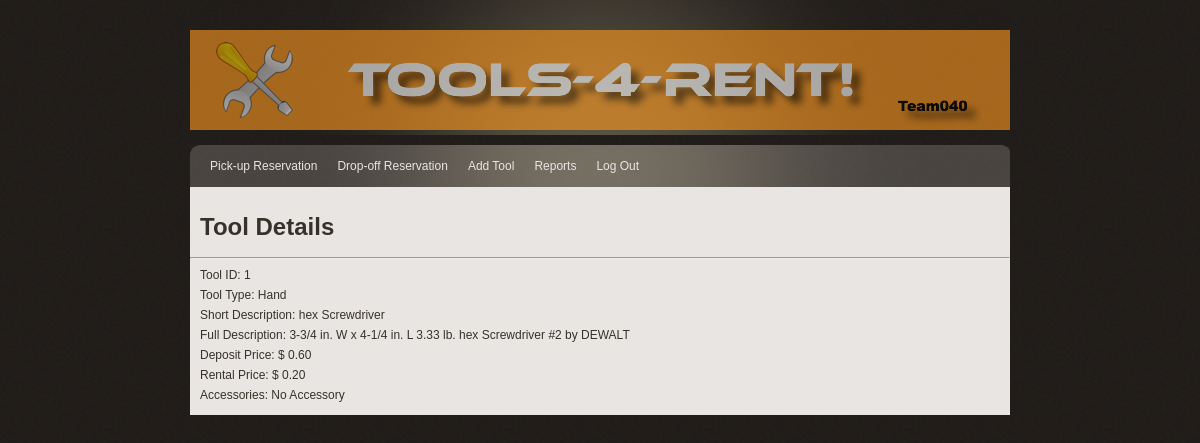
The app's page /Pickup_Tooldetail.php?tool_id=1 with its own data.
### tables this page shows
CREATE TABLE SubType(
	sub_type_name varchar(50) NOT NULL,
	category_name varchar(50) NOT NULL,
    sub_option varchar(50) NOT NULL,
	CONSTRAINT SubTypeID PRIMARY KEY (Sub_Type_name,sub_option)
);

CREATE TABLE Tool (
	tool_id int NOT NULL AUTO_INCREMENT,   
	clerk_id int NOT NULL,
	length FLOAT NOT NULL,
	width_diameter FLOAT NOT NULL,
	weight FLOAT NULL,
	original_price decimal(15,2) NOT NULL,
	power_source varchar(50) NOT NULL,
	manufacturer varchar(50) NOT NULL,
	sub_option varchar(50) NOT NULL,
	material varchar(50) NULL,
	sub_type_name varchar(50) NOT NULL,
    quantity int not null default 1,
CONSTRAINT ToolID PRIMARY KEY (tool_id)
);

CREATE TABLE Screwdriver(
	tool_id int NOT NULL,
	screw_size int NOT NULL,
 CONSTRAINT ScrewdriverID PRIMARY KEY (tool_id)
 );

### Pickup_Tooldetail.php (the view, shortened to what this page needs)
<?php
include('lib/common.php');
?>
<?php
function dec2frac($f) {
    $base = floor($f);
    if ($base) {
        $out = $base. "-";
        $f = $f - $base;
    }
    else $out="";
    if ($f != 0) {
        $d = 1;
        while (fmod($f, 1) != 0.0) {
            $f *= 2;
            $d *= 2;
        }
        $n = sprintf('%.0f', $f);
        $d = sprintf('%.0f', $d);
        $out =$out.$n . '/' . $d;
    } else{
        $out=substr($out,0,strlen($out)-1);
    }
    return $out;
}
$tool_id = $_REQUEST['tool_id'];
$sql1="SELECT ST.category_name,
(CASE WHEN T.power_source='manual'
                   THEN CONCAT(T.sub_option,' ',T.sub_type_name)
                   ELSE CONCAT(T.power_source,' ',T.sub_option,' ',T.sub_type_name) END) AS 'Short Description',
                   ROUND(0.4*T.original_price,1) AS 'Deposit Price', ROUND(0.15*T.original_price,1) AS 'Rental Price'
FROM tool T INNER JOIN subtype ST on T.sub_type_name=ST.sub_type_name
WHERE T.tool_id=$tool_id";
$result1= mysqli_query($db, $sql1);
$row1=mysqli_fetch_array($result1, MYSQLI_ASSOC);
$sql2="SELECT accessory_description,quantity FROM accessories WHERE tool_id=$tool_id";
$result2= mysqli_query($db, $sql2);
$sql3="SELECT *
FROM tool NATURAL LEFT JOIN garden NATURAL LEFT JOIN hand NATURAL LEFT JOIN ladder NATURAL LEFT JOIN power
NATURAL LEFT JOIN screwdriver NATURAL LEFT JOIN socket NATURAL LEFT JOIN ratchet NATURAL LEFT JOIN wrench
NATURAL LEFT JOIN pliers NATURAL LEFT JOIN gun NATURAL LEFT JOIN hammer NATURAL LEFT JOIN pruner
NATURAL LEFT JOIN striking NATURAL LEFT JOIN digger NATURAL LEFT JOIN rakes NATURAL LEFT JOIN wheelbarrows
NATURAL LEFT JOIN drill NATURAL LEFT JOIN saw NATURAL LEFT JOIN sander NATURAL LEFT JOIN aircompressor
NATURAL LEFT JOIN mixer NATURAL LEFT JOIN generator NATURAL LEFT JOIN straight NATURAL LEFT JOIN step
NATURAL LEFT JOIN accessories NATURAL LEFT JOIN dc_cordless
WHERE tool.tool_id=$tool_id";
$result3= mysqli_query($db, $sql3);
$row3=mysqli_fetch_array($result3, MYSQLI_ASSOC);
if($row3["power_source"]!='Manual'){
    $full_description= dec2frac($row3["width_diameter"]). ' in. W x '. dec2frac($row3["length"]). ' in. L ' . $row3['weight'].
        ' lb. ' .$row3["power_source"] .' '.$row3["sub_option"]. ' '. $row3["sub_type_name"]. ' '. $row3["volt_rating"]. "V ".
        $row3["amp_rating"]. "A " . $row3["min_rpm_rating"]. "RPM ";
}
else if ($row3["power_source"]=='Manual'){$full_description=dec2frac($row3["width_diameter"]). ' in. W x '. dec2frac($row3["length"]).
    ' in. L ' . $row3['weight']. ' lb. ' .$row3["sub_option"]. ' '. $row3["sub_type_name"].' ';}
if($row3["screw_size"]!= NULL){$full_description=$full_description . " #". $row3["screw_size"].' ';}
$full_description=$full_description . "by ". $row3["manufacturer"];
?>
<?php include("lib/header.php"); ?>
</head>
<body>
<div id="main_container"><?php include("lib/menuNavClerk.php"); ?>
    <div class="center_content">
<div id="main_container">
<h1 style="margin-left:10px">Tool Details</h1>
<hr>
<?php
echo "<p style=\"margin-left:10px\">Tool ID:\n", $tool_id, "<br/>\n";
echo "<p style=\"margin-left:10px\">Tool Type: \n", $row1['category_name'], "<br/>\n";
echo "<p style=\"margin-left:10px\">Short Description: \n", $row1['Short Description'], "<br/>\n";
echo "<p style=\"margin-left:10px\">Full Description: \n", $full_description, "<br/>\n";
echo "<p style=\"margin-left:10px\">Deposit Price: $\n", number_format($row1['Deposit Price'], 2), "<br/>\n";
echo "<p style=\"margin-left:10px\">Rental Price: $\n", number_format($row1['Rental Price'], 2), "<br/>\n";
echo "<p style=\"margin-left:10px\">Accessories: \n";
if(mysqli_num_rows($result2)==0){echo "No Accessory";}
?>
</body>
</html>

### css/tools4rent_style.css (style rules this page uses)
body { background:url(../img/bg.gif) repeat #000000; padding:0; font-family: Verdana, Geneva, sans-serif; font-size:12px; margin:auto auto auto auto; color:#36322b; }
p { padding:0px; text-align:justify; margin:0px; line-height:20px; font-family: Verdana, Geneva, sans-serif; }
#main_container { width:820px; height:auto; margin:auto; padding:0px; }
.center_content { width:820px; height:auto; padding:10px 0px 10px 0px; clear:both; background-color:#E9E5E2; }

### records on screen
subtype: category_name "Hand"
tool: full_description "3-3/4 in. W x 4-1/4 in. L 3.33 lb. hex Screwdriver #2 by DEWALT"

### other values on screen
$tool_id "1"
$row1['Short Description'] "hex Screwdriver"
$row1['Deposit Price'] "0.60"
$row1['Rental Price'] "0.20"
